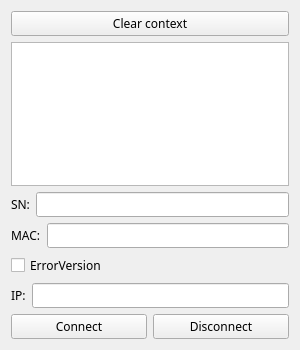
<?xml version="1.0" encoding="UTF-8"?>
<ui version="4.0">
 <class>Widget</class>
 <widget class="QWidget" name="Widget">
  <property name="geometry">
   <rect>
    <x>0</x>
    <y>0</y>
    <width>300</width>
    <height>350</height>
   </rect>
  </property>
  <property name="font">
   <font>
    <family>Microsoft JhengHei</family>
   </font>
  </property>
  <property name="windowTitle">
   <string>Simulate_CCD</string>
  </property>
  <layout class="QGridLayout" name="gridLayout">
   <item row="1" column="0">
    <widget class="QTextBrowser" name="textBrowser"/>
   </item>
   <item row="2" column="0">
    <layout class="QHBoxLayout" name="horizontalLayout">
     <item>
      <widget class="QLabel" name="label_2">
       <property name="font">
        <font>
         <pointsize>9</pointsize>
        </font>
       </property>
       <property name="text">
        <string>SN:</string>
       </property>
      </widget>
     </item>
     <item>
      <widget class="QLineEdit" name="lineEdit_SN"/>
     </item>
    </layout>
   </item>
   <item row="3" column="0">
    <layout class="QHBoxLayout" name="horizontalLayout_2">
     <item>
      <widget class="QLabel" name="label_3">
       <property name="font">
        <font>
         <pointsize>9</pointsize>
        </font>
       </property>
       <property name="text">
        <string>MAC:</string>
       </property>
      </widget>
     </item>
     <item>
      <widget class="QLineEdit" name="lineEdit_MAC"/>
     </item>
    </layout>
   </item>
   <item row="4" column="0">
    <widget class="QCheckBox" name="checkBox">
     <property name="text">
      <string>ErrorVersion</string>
     </property>
    </widget>
   </item>
   <item row="5" column="0">
    <layout class="QHBoxLayout" name="horizontalLayout_4">
     <item>
      <widget class="QLabel" name="label">
       <property name="text">
        <string>IP:</string>
       </property>
      </widget>
     </item>
     <item>
      <widget class="QLineEdit" name="lineEdit_IP"/>
     </item>
    </layout>
   </item>
   <item row="6" column="0">
    <layout class="QHBoxLayout" name="horizontalLayout_3">
     <item>
      <widget class="QPushButton" name="pushButton_Connect">
       <property name="text">
        <string>Connect</string>
       </property>
      </widget>
     </item>
     <item>
      <widget class="QPushButton" name="pushButton_Disconnect">
       <property name="text">
        <string>Disconnect</string>
       </property>
      </widget>
     </item>
    </layout>
   </item>
   <item row="0" column="0">
    <widget class="QPushButton" name="pushButton_Clear">
     <property name="text">
      <string>Clear context</string>
     </property>
    </widget>
   </item>
  </layout>
 </widget>
 <layoutdefault spacing="6" margin="11"/>
 <resources/>
 <connections/>
</ui>
